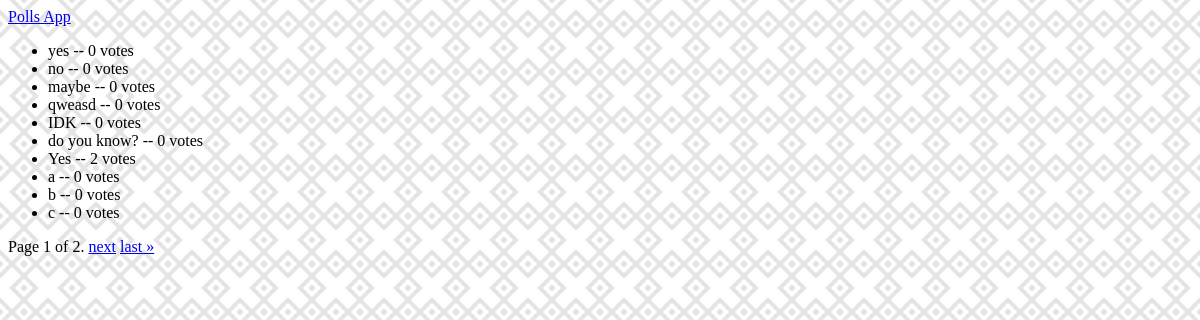
The app's page /polls/choices/ with its own data.
### polls/models.py (models this page shows, shortened)
class Choice(models.Model):
    question = models.ForeignKey(Question, on_delete=models.CASCADE)
    choice_text = models.CharField(max_length=200)
    votes = models.IntegerField(default=0)

### polls/views.py (the view)
# urls.py: path("choices/", views.all_choices, name="all_choices"),
def all_choices(request):
    choice_list = Choice.objects.all()
    paginator = Paginator(choice_list, 10)
    page_number = request.GET.get("page")
    page_obj = paginator.get_page(page_number)
    return render(request, "polls/choice_list.html", {"page_obj": page_obj})

### polls/templates/polls/choice_list.html (shortened to what this page needs)
{% extends 'base.html' %}
{% load static %}
{% block page_links %}
    <link rel="stylesheet" href="{% static 'polls/style.css' %}">
{% endblock %}
{% block page_body %}
    {% include "polls/includes/header.html" %}
    <ul>
    {% for choice in page_obj %}
        <li>{{ choice.choice_text }} -- {{ choice.votes }} vote{{ choice.votes|pluralize }}</li>
    {% endfor %}
    </ul>
    {% include "polls/includes/paginator.html" %}
{% endblock %}

### polls/static/polls/style.css (style rules this page uses)
body { background: linear-gradient(45deg,transparent 34%, #e5e5e5 35%, #e5e5e5 40%, transparent 41%, transparent 59%, #e5e5e5 60%, #e5e5e5 65%, transparent 66%),linear-gradient(135deg,transparent 34%, #e5e5e5 35%, #e5e5e5 40%, transparent 41%, transparent 59%, #e5e5e5 60%, #e5e5e5 65%, transparent 66%), radial-gradient(#e5e5e5 10%, transparent 11%), radial-gradient(circle at left,#e5e5e5 5%, transparent 6%), radial-gradient(circle at right,#e5e5e5 5%, transparent 6%), radial-gradient(circle at top,#e5e5e5 5%, transparent 6%), radial-gradient(circle at bottom,#e5e5e5 5%, transparent 6%); background-size: 3em 3em; background-color: #ffffff; opacity: 1 }

### records on screen
Choice: choice_text "yes", votes "0"
Choice: choice_text "no", votes "0"
Choice: choice_text "maybe", votes "0"
Choice: choice_text "qweasd", votes "0"
Choice: choice_text "IDK", votes "0"
Choice: choice_text "do you know?", votes "0"
Choice: choice_text "Yes", votes "2"
Choice: choice_text "a", votes "0"
Choice: choice_text "b", votes "0"
Choice: choice_text "c", votes "0"

### other values on screen
{{ page_obj.number }} "1"
{{ page_obj.paginator.num_pages }} "2"
